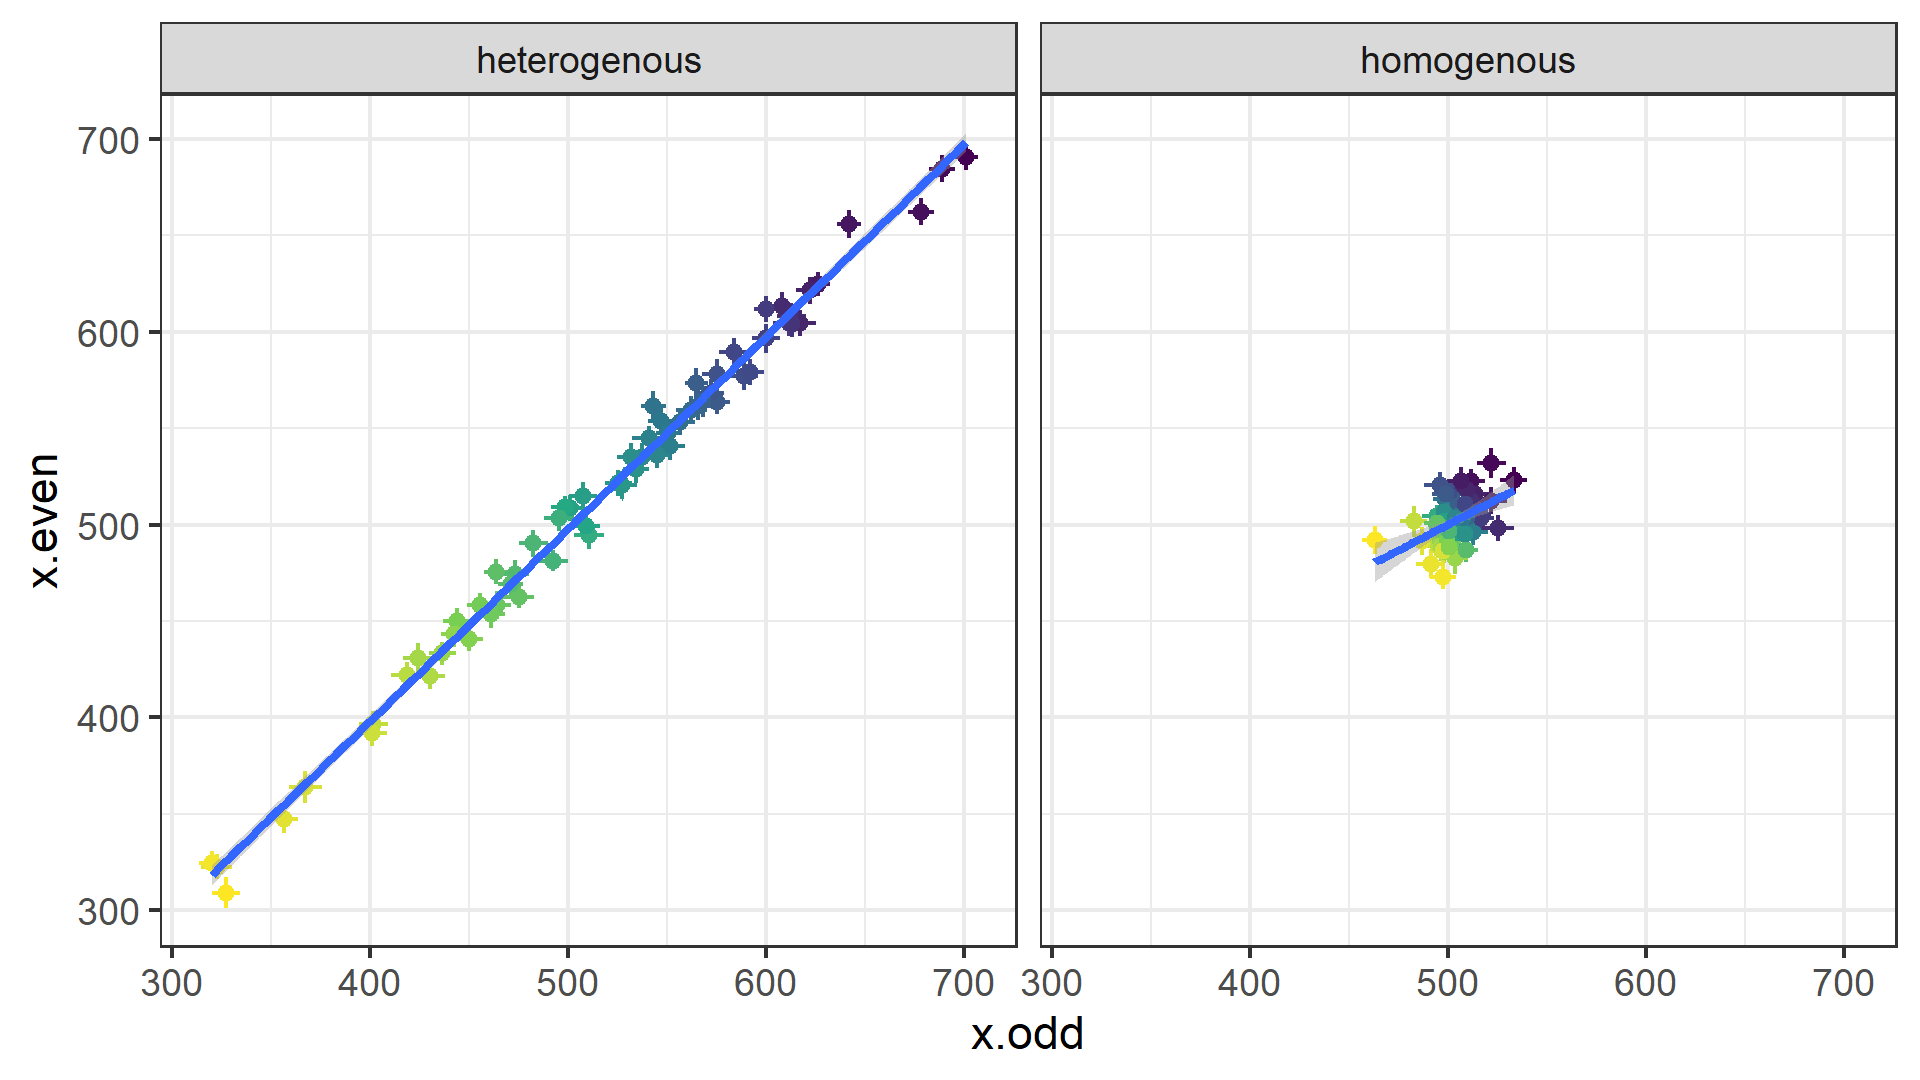

Here is the R script that generated this plot:
library(tidyverse)
library(apa)

sd.trial = 50 #sd of random noise on trial-level (i.e. imprecision of the measurement device)
#note: in practice, precision need not be constant across subjects and/or trials

sd.subjects1 = 100 #standard deviation of 1st sample (i.e. heterogenous)
sd.subjects2 = 10  #standard deviation of 2nd sample (i.e. homogenous)
m = 500 #arbitrary population mean (even though it may be more plausible that smaller sd is related to smaller mean)

subject.n = 64
trial.n = 100

odd  = function(x) return(x[1:length(x) %% 2 != 0])
even = function(x) return(x[1:length(x) %% 2 == 0])
se = function(x, na.rm = FALSE) {
  sd(x, na.rm) / sqrt(if(na.rm==F) length(x) else sum(is.na(x)==F))
}

m.subjects1 = m + rnorm(subject.n, sd=sd.subjects1) #draw subject-level means with sd = sample sd
#for each subject-level mean, draw trials with sd = trial-level imprecision
sample1 = m.subjects1 %>% lapply(function(x) {x + rnorm(trial.n, sd=sd.trial)} %>% tibble(x=.)) %>%
  bind_rows(.id="subject") %>% group_by(subject) %>% mutate(trial = 1:n(), subject = subject %>% as.integer())
sample1.m = sample1 %>% group_by(subject) %>% summarise(x.m = mean(x), #calculate subject-level means from simulated trial-data
                                                        x.odd = x %>% odd() %>% mean(), 
                                                        x.even = x %>% even() %>% mean(),
                                                        x.se = se(x),
                                                        x.se.odd = x %>% odd() %>% se(),
                                                        x.se.even = x %>% even() %>% se())

m.subjects2 = m + rnorm(subject.n, sd=sd.subjects2) #draw subject-level means with sd = sample sd
#for each subject-level mean, draw trials with sd = trial-level sd.trial
sample2 = m.subjects2 %>% lapply(function(x) {x + rnorm(trial.n, sd=sd.trial)} %>% tibble(x=.)) %>% 
  bind_rows(.id="subject") %>% group_by(subject) %>% mutate(trial = 1:n(), subject = subject %>% as.integer())
sample2.m = sample2 %>% group_by(subject) %>% summarise(x.m = mean(x), #calculate subject-level means from simulated trial-data
                                                        x.odd = x %>% odd() %>% mean(), 
                                                        x.even = x %>% even() %>% mean(),
                                                        x.se = se(x),
                                                        x.se.odd = x %>% odd() %>% se(),
                                                        x.se.even = x %>% even() %>% se())


# sample1.m %>% with(cor.test(x.odd, x.even, alternative="greater")) %>% apa::cor_apa(r_ci=T)
# sample2.m %>% with(cor.test(x.odd, x.even, alternative="greater")) %>% apa::cor_apa(r_ci=T)

#does not relate to spearman vs. pearson correlation
# sample1.m %>% with(cor.test(x.odd %>% rank(), x.even %>% rank(), alternative="greater")) %>% apa::cor_apa(r_ci=T)
# sample2.m %>% with(cor.test(x.odd %>% rank(), x.even %>% rank(), alternative="greater")) %>% apa::cor_apa(r_ci=T)

joined = sample1.m %>% mutate(sample = "heterogenous") %>% bind_rows(sample2.m %>% mutate(sample = "homogenous"))

joined %>% group_by(sample) %>% summarise(M = mean(x.m),           #should be ~ m
                                          SD = sd(x.m),            #should be ~ c(sd.subjects1, sd.subjects2)
                                          SE = se(x.m),            #should be ~ c(sd.subjects1, sd.subjects2) / sqrt(subject.n)
                                          SE.subject = mean(x.se), #should be ~ sd.trial / sqrt(trial.n)
                                          precision.subject = 1 / SE.subject,
                                          precision.group = 1 / SE,  
                                          reliability = cor(x.odd, x.even))
#looking at last 3 columns:
#at constant subject-level precision:
#heterogenous samples optimize reliability at the cost of group-level precision
#homogenous samples optimize group-level precision at the cost of reliability

#visualization (cf. Figure 2)
joined %>% group_by(sample) %>% mutate(x.rank = x.m %>% rank() %>% {-.}) %>% 
  ggplot(aes(x = x.odd, y = x.even, color = x.rank)) + 
  geom_errorbar(aes(ymin=x.even - x.se.even, ymax=x.even + x.se.even)) +
  geom_errorbarh(aes(xmin=x.odd - x.se.odd, xmax=x.odd + x.se.odd)) +
  geom_point() + geom_smooth(method="lm") + 
  facet_wrap(vars(sample)) + 
  scale_color_viridis_c() + theme_bw() + theme(legend.position = "none")
